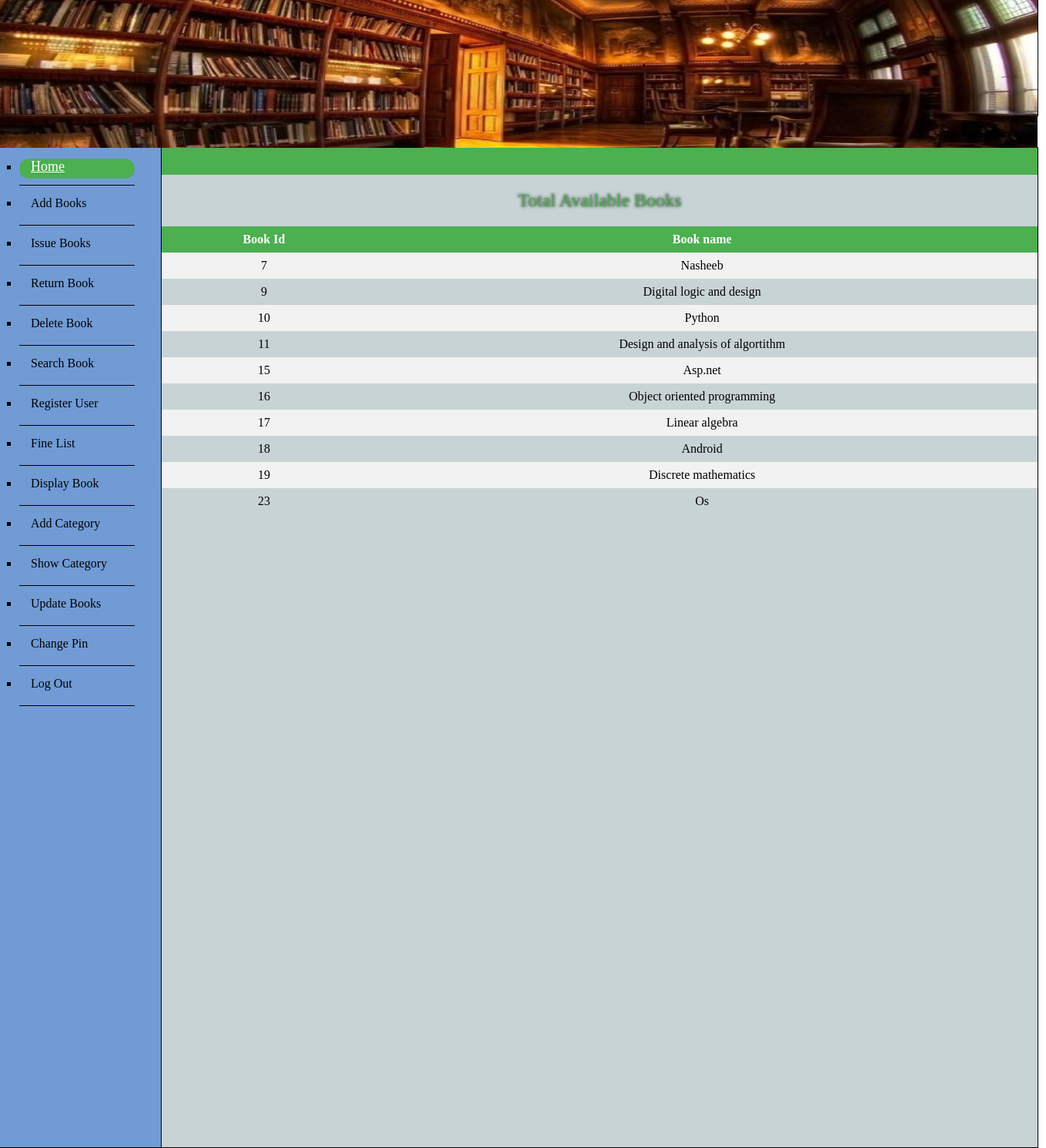
The app's page /project/total_avbooks.php with its own data.
### tables this page shows
CREATE TABLE IF NOT EXISTS `book` (
  `book_id` int(50) NOT NULL AUTO_INCREMENT,
  `status_id` tinyint(1) NOT NULL,
  `isbn` int(11) NOT NULL,
  PRIMARY KEY (`book_id`),
  KEY `status_id` (`status_id`),
  KEY `isbn` (`isbn`)
);

CREATE TABLE IF NOT EXISTS `isbn` (
  `isbn` int(11) NOT NULL,
  `book_name` varchar(255) NOT NULL,
  `category_id` int(11) NOT NULL,
  `book_edition` varchar(255) NOT NULL,
  `author_id` int(11) NOT NULL,
  PRIMARY KEY (`isbn`),
  KEY `category_id` (`category_id`),
  KEY `author_id` (`author_id`)
);

### project/total_avbooks.php (the view, shortened to what this page needs)
<?php
	require_once("connection.php");
		$query = "select b.book_id,a.book_name
		           from isbn a,book b
				   where a.isbn=b.isbn
				   and b.status_id=2";
		$result = mysqli_query($connection, $query);
?>
<html>
<head>
	<link rel="stylesheet" type="text/css" href="adminstyle.css">
	<link rel="stylesheet" type="text/css" href="issue_book.css">
	<link rel="stylesheet" type="text/css" href="table.css">
</head>
<body>
<div class="main">
		<div id="banner">
			<img src="banner.jpg" width="100%" height="192"/>
		</div>
		<div id="sidelinks" >
			<ul>
				<div class="button"> <li>  <a class="active"  class="ban" href="admin.php" >  Home </a> </div>
				<hr align="left" width=80% size=1 color="black">
				<div class="button"> <li>  <a  class="ban" href="add_book.php" >  Add Books </a> </div>
				<hr align="left" width=80% size=1 color="black">
				<div class="button"> <li>  <a class="ban" href="issue_book.php"> Issue Books </a> </div>
				<hr align="left" width=80% size=1 color="black">
				<div class="button"> <li>  <a  class="ban" href="return_book.php"> Return Book </a> </div>
				<hr align="left" width=80% size=1 color="black">
				<div class="button"> <li>  <a class="ban" href="delete_book.php"> Delete Book </a></div>
				<hr align="left" width=80% size=1 color="black">
				<div class="button"> <li>  <a  class="ban" href="search_book.php"> Search Book </a></div>
				<hr align="left" width=80% size=1 color="black">
				<div class="button"> <li>  <a class="ban" href="register_user.php"> Register User </a></div>
				<hr align="left" width=80% size=1 color="black">
				<div class="button"> <li>  <a class="ban" href="fine_list.php"> Fine List </a> </div>
				<hr align="left" width=80% size=1 color="black">
				<div class="button"> <li>  <a class="ban" href="display_book.php"> Display Book </a></div>
				<hr align="left" width=80% size=1 color="black">
				<div class="button"> <li>  <a class="ban" href="add_category.php"> Add Category </a></div>
				<hr align="left" width=80% size=1 color="black">
				<div class="button"> <li>  <a class="ban" href="show_category.php"> Show Category </a></div>
				<hr align="left" width=80% size=1 color="black">
					<div class="button"> <li>  <a  class="ban" href="update_book.php" >  Update Books </a> </div>
				<hr align="left" width=80% size=1 color="black">
				<div class="button"> <li>  <a class="ban" href="change_admin_pin.php"> Change Pin </a></div>
				<hr align="left" width=80% size=1 color="black">
				<div class="button"> <li>  <a class="ban" href="login.php"> Log Out </a></div>
				<hr align="left" width=80% size=1 color="black">
			</ul>
		</div>
		<div id="content">
				<div class="log">
			</div>
			<h2 style="text-shadow: 0 0 4px black; color:#4CAF50;  text-align:center; text-decoration:blink; font:18pt Impact; ">
				Total Available Books
			</h2>
			<table>
					<tr>
						<th>Book Id</th>
						<th>Book name</th>
					</tr>
					<?php
						global $result;
						if($result){
							while($display = mysqli_fetch_assoc($result))
							{
					?>
					<tr>
						<td><?php echo ucfirst($display['book_id']); ?></td>
						<td><?php echo ucfirst($display['book_name']); ?></td>
					</tr>
					<?php
							}
						}
						?>
			</table>
		</div>
</div>
</body>
</html>

### project/adminstyle.css (style rules this page uses)
.main { position:relative; width:1263px; height:1000px; border:1px solid black; margin-left:-10px; margin-right:0px; }
#banner { position:absolute; margin-top:-10px; border:1px solid black; width:1347.9px; height:150px; }
#sidelinks { background-color:rgb(113, 155, 213); margin-top:180px; postion:absolute; width:210px; height:1300px; border:1px solid black; }
#content { background-color:rgb(200, 211, 213); margin-left:210px; margin-top:-1300px; border:1px solid black; width:1138.4px; height:1298px; }
ul { margin-left:25px; padding:0px; list-style:square; }
.ban { cursor:hand; width:120px; height:30px; text-decoration:none; color:black; line-height:30px; }
li a { display: block; background-color:rgb(113, 155, 213); padding-top: 0px; padding-right: 15px; padding-bottom: 5px; padding-left: 15px; }
li a.active { background-color: #4CAF50; color: white; width:120px; font-size:18px; padding-top: 0px; padding-right: 15px; padding-bottom: 5px; padding-left: 15px; border-radius: 15px; }
.button { display: inline-block; -webkit-transition-duration: 0.3s; transition-duration: 0.3s; }
.log { background-color: #4CAF50; width:1138.4px; height:35px; }

### project/table.css (style rules this page uses)
table { border-collapse: collapse; width: 100%; }
th, td { text-align: center; padding: 8px; }
tr:nth-child(even) { background-color: #f2f2f2 }
th { background-color: #4CAF50; color: white; }

### records on screen
book: book_id "7", isbn.book_name "Nasheeb"
book: book_id "9", isbn.book_name "Digital logic and design"
book: book_id "10", isbn.book_name "Python"
book: book_id "11", isbn.book_name "Design and analysis of algortithm"
book: book_id "15", isbn.book_name "Asp.net"
book: book_id "16", isbn.book_name "Object oriented programming"
book: book_id "17", isbn.book_name "Linear algebra"
book: book_id "18", isbn.book_name "Android"
book: book_id "19", isbn.book_name "Discrete mathematics"
book: book_id "23", isbn.book_name "Os"
